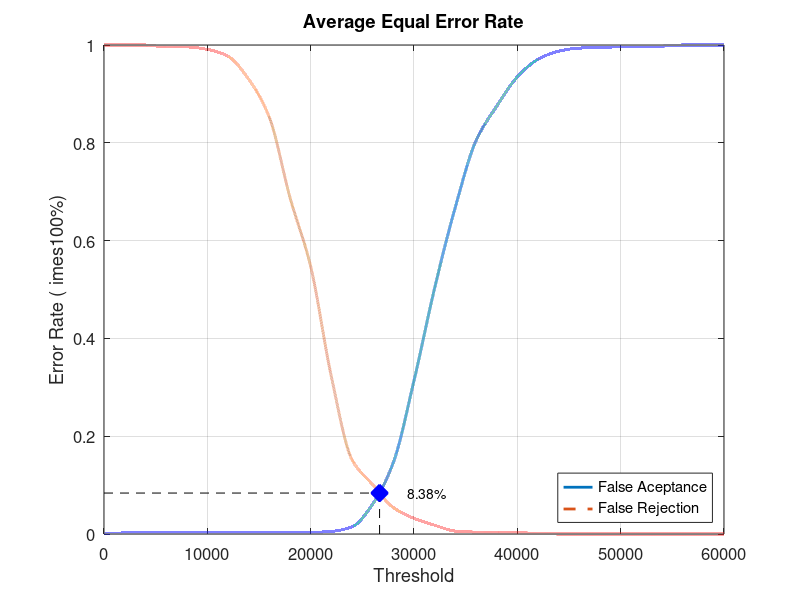
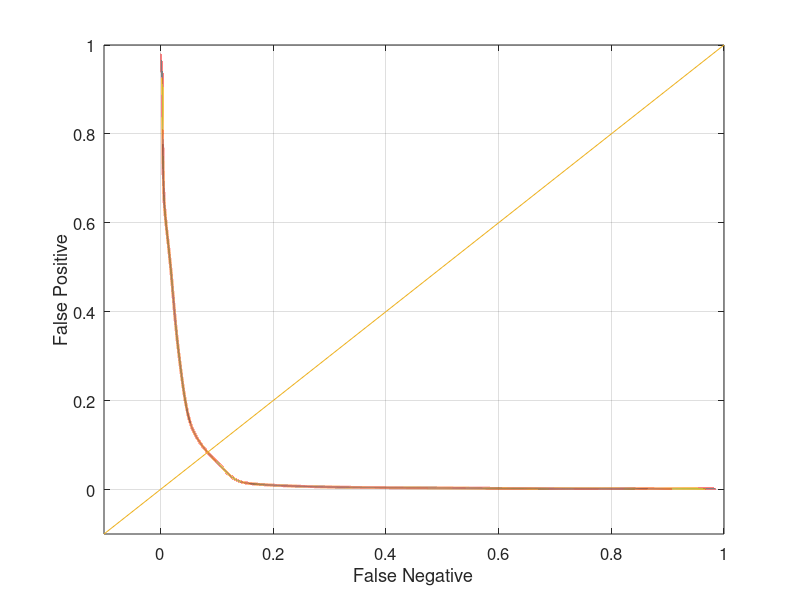

Reproduce these figures in MATLAB, in order.
close all;
clear;
clc;
x = 0:2000:60000;
xq = 0:0.5:60000;

y0 = [0 0.00210526 0.00210526 0.00210526 0.00210526 0.00210526 0.00210526 0.00210526 0.00210526 0.00210526 0.0031579 0.00526316 0.0147368 0.0610526 0.146316 0.313684 0.503158 0.668421 0.804211 0.874737 0.934737 0.970526 0.987368 0.993684 0.994737 0.996842 0.997895 0.997895 1 1 1]
yy0 = interp1(x, y0, xq, 'pchip');
y1 = [1 1 1 0.996 0.996 0.991 0.977 0.93 0.852 0.688 0.547 0.322 0.152 0.101 0.054 0.032 0.018 0.006 0.004 0.004 0.003 0.001 0 0 0 0 0 0 0 0 0]
yy1 = interp1(x, y1, xq, 'pchip');

% Calculating EER: 
y2 = abs(y0 - y1);
find(y2 == min(y2))
yy2 = abs(yy0 - yy1);
xEER = find(yy2 == min(yy2));
xEERIndex = xq(xEER) % X-axis EER
yEER = yy0(xEER) % Y-axis EER

main = figure
plot(xq, yy0,'-','LineWidth', 2);	hold on
plot(xq, yy1,'--','LineWidth', 2);	hold on
plot([xEERIndex xEERIndex], [0 yEER], 'k--');	hold on
plot([0 xEERIndex], [yEER yEER], 'k--');	hold on
plot(xEERIndex, yEER, 'bx', 'LineWidth', 10);	hold on
text(xEERIndex + 10 * xEERIndex / 100, yEER, [num2str(round((10000 * yEER)) / 100) '%'])
legend('False Aceptance', 'False Rejection', 'Location', 'SouthEast')
xlabel('Threshold')
ylabel('Error Rate (	imes100%)')
title('Average Equal Error Rate')
set(gca, 'FontSize', 12)
axis([0 60000 0 1])
grid on

print(main, 'Database1AverageMain', '-dpng');
FNRxFPR = figure('Color', [1 1 1]);
plot(yy1, yy0, '-', yy1, yy0, 'LineWidth', 2);
hold on
y = -0.1:0.1:1
plot(y, y); 
set(gca, 'FontSize', 12)
xlabel('False Negative')
ylabel('False Positive')
axis([-0.1 1 -0.1 1])
set(gca, 'FontSize', 12)
grid on

print(FNRxFPR, 'Database1AverageFNRxFPR','-dpng');
